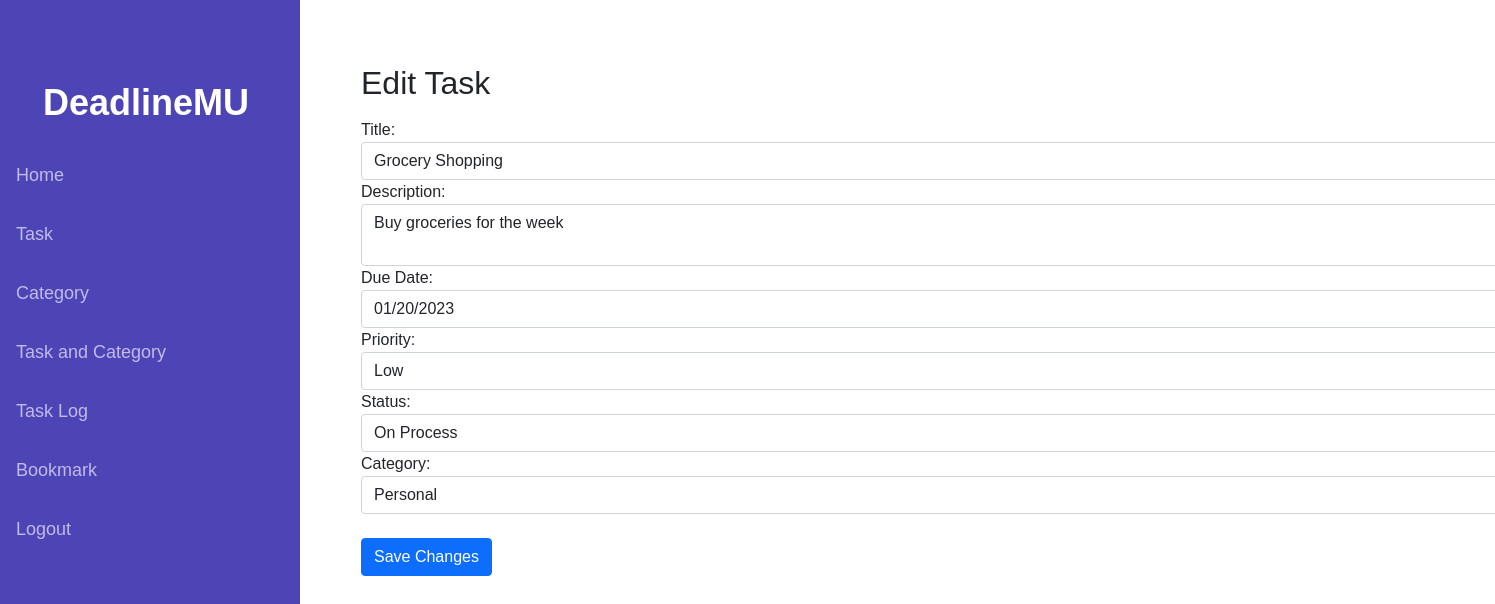
Page /views/v_editTask.php?id=2 (signed in) on the committed database.
### tables this page shows
CREATE TABLE Task (
    TaskID INT AUTO_INCREMENT PRIMARY KEY,
    Title VARCHAR(255),
    Description TEXT,
    DueDate DATE,
    Priority BOOLEAN,
    Status BOOLEAN,
    UserID INT,
    CategoryID INT,
    FOREIGN KEY (UserID) REFERENCES User(UserID),
    FOREIGN KEY (CategoryID) REFERENCES Category(CategoryID) ON DELETE SET NULL
);

### app/Controller.php (called while the page is built, shortened)
<?php
include 'Model.php';
class Controller {
    private $model;
    public function __construct() {
        $this->model = new Model();
    }
    public function displayUserCategories($userID) {
        return $this->model->getUserCategories($userID);
    }
    public function getTaskDetails($taskId) {
        return $this->model->getTaskDetails($taskId);
    }
}
?>

### app/Model.php (called while the page is built, shortened)
<?php
class Model {
    private $connection;
    public function __construct() {
        include '../database/connection.php';
        $this->connection = $connection;
    }
    public function getUserCategories($userID) {
        $sql = "SELECT * FROM deadlinemu7.Category WHERE UserID = ?";
        $stmt = mysqli_prepare($this->connection, $sql);
        mysqli_stmt_bind_param($stmt, "i", $userID);
        mysqli_stmt_execute($stmt);
        $result = mysqli_stmt_get_result($stmt);
        return mysqli_fetch_all($result, MYSQLI_ASSOC);
    }
    public function getTaskDetails($taskId) {
        $sql = "SELECT * FROM deadlinemu7.Task WHERE TaskID = ?";
        $stmt = mysqli_prepare($this->connection, $sql);
        mysqli_stmt_bind_param($stmt, "i", $taskId);
        mysqli_stmt_execute($stmt);
        $result = mysqli_stmt_get_result($stmt);
        return mysqli_fetch_assoc($result);
    }
}
?>

### views/v_editTask.php (the view, shortened to what this page needs)
<?php
include '../app/Controller.php';
$controller = new Controller();
$userID = $_SESSION['user_id'];
if ($_SERVER['REQUEST_METHOD'] === 'POST') {
    $taskId = $_POST['taskId'];
    $title = $_POST['title'];
    $description = $_POST['description'];
    $dueDate = $_POST['dueDate'];
    $priority = $_POST['priority'] == '1' ? true : false;
    $status = $_POST['status'] == '1' ? true : false;
    $categoryID = $_POST['categoryID'];
    $controller->updateTask($taskId, $title, $description, $dueDate, $priority, $status, $categoryID);
    header("Location: v_task.php");
    exit();
} elseif (isset($_GET['id'])) {
    $taskId = $_GET['id'];
    $taskData = $controller->getTaskDetails($taskId);
    $categoryResult = $controller->displayUserCategories($userID);
} else {
    header("Location: v_task.php");
    exit();
}
?>
<!DOCTYPE html>
<html lang="en">
<head>
    <link href="https://cdn.jsdelivr.net/npm/bootstrap@5.1.3/dist/css/bootstrap.min.css" rel="stylesheet"
>
    <link rel="stylesheet" href="../resources/styleHomepage.css">
</head>
<body>
    <div class="sidebar">
        <div class="brand">
            DeadlineMU
        </div>
        <a href="../resources/homepage.php" class="active">Home</a>
        <a href="../views/v_task.php">Task</a>
        <a href="../views/v_Category.php">Category</a>
        <a href="../views/v_taskandCategory.php">Task and Category</a>
        <a href="../views/v_activityLog.php">Task Log</a>
        <a href="../views/v_bookmark.php">Bookmark</a>
        <a href="../resources/logout.php">Logout</a>
    </div>
    <div class="container">
        <h2 class="mt-5 mb-3">Edit Task</h2>
        <form method="post">
            <label for="title">Title:</label>
            <input type="text" name="title" class="form-control" value="<?php echo htmlspecialchars($taskData['Title']); ?>" required>
            <label for="description">Description:</label>
            <textarea name="description" class="form-control" required><?php echo htmlspecialchars($taskData['Description']); ?></textarea>
            <label for="dueDate">Due Date:</label>
            <input type="date" name="dueDate" class="form-control" value="<?php echo htmlspecialchars($taskData['DueDate']); ?>" required>
            <label for="priority">Priority:</label>
            <select name="priority" class="form-control" required>
                <option value="0" <?php echo $taskData['Priority'] ? '' : 'selected'; ?>>Low</option>
            </select>
            <label for="status">Status:</label>
            <select name="status" class="form-control" required>
                <option value="0" <?php echo $taskData['Status'] ? '' : 'selected'; ?>>On Process</option>
            </select>
            <label for="categoryID">Category:</label>
            <select name="categoryID" class="form-control" required>
                <?php
                foreach ($categoryResult as $categoryRow) {
                    $selected = $taskData['CategoryID'] == $categoryRow['CategoryID'] ? 'selected' : '';
                    echo "<option value='" . htmlspecialchars($categoryRow['CategoryID']) . "' {$selected}>" . htmlspecialchars($categoryRow['CategoryName']) . "</option>";
                }
                ?>
            </select>
            <br>
            <button type="submit" class="btn btn-primary">Save Changes</button>
        </form>
    </div>
</body>
</html>

### resources/styleHomepage.css (style rules this page uses)
body { margin: 0; font-family: "Poppins", sans-serif; }
.sidebar { height: 100%; width: 300px; position: fixed; background-color: #4D44B5; padding-top: 60px; }
.sidebar a { padding: 16px; text-decoration: none; font-size: 18px; color: #C1BBEB; display: block; transition: 0.3s; }
.sidebar .brand { color: white; font-size: 36px; font-weight: 700; padding: 16px 43px; word-wrap: break-word; }
.container { margin-left: 345px; padding: 16px; }

### rows in the picture
task: title "Grocery Shopping", description "Buy groceries for the week", dueDate "01/20/2023", priority "Low", status "On Process"

### other values in the picture
form field categoryID "Personal"
